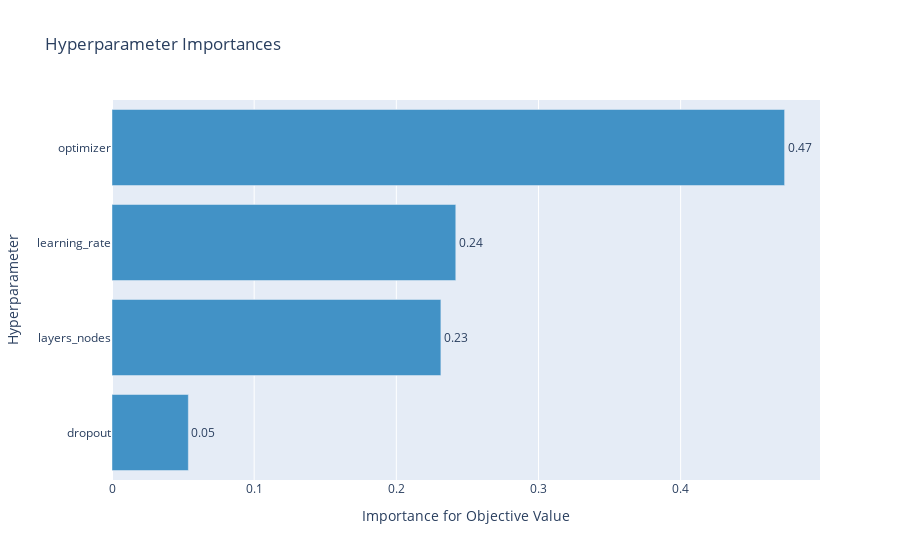

Notebook source saved alongside this figure:
### Code cell
optuna.visualization.plot_param_importances(study)

### Figure 1 — Plotly figure (JSON) as saved in the notebook; plotly's stock layout.template omitted (floating-point values rounded to 4 significant figures)
{"data": [{"cliponaxis": false, "hovertemplate": ["dropout (CategoricalDistribution): 0.05370605193756829<extra></extra>", "layers_nodes (CategoricalDistribution): 0.2313450098171292<extra></extra>", "learning_rate (LogUniformDistribution): 0.24182565708561105<extra></extra>", "optimizer (CategoricalDistribution): 0.47312328115969154<extra></extra>"], "marker": {"color": "rgb(66,146,198)"}, "orientation": "h", "text": ["0.05370605193756829", "0.2313450098171292", "0.24182565708561105", "0.47312328115969154"], "textposition": "outside", "texttemplate": "%{text:.2f}", "type": "bar", "x": [0.05371, 0.2313, 0.2418, 0.4731], "y": ["dropout", "layers_nodes", "learning_rate", "optimizer"]}], "layout": {"showlegend": false, "title": {"text": "Hyperparameter Importances"}, "xaxis": {"title": {"text": "Importance for Objective Value"}}, "yaxis": {"title": {"text": "Hyperparameter"}}}}
